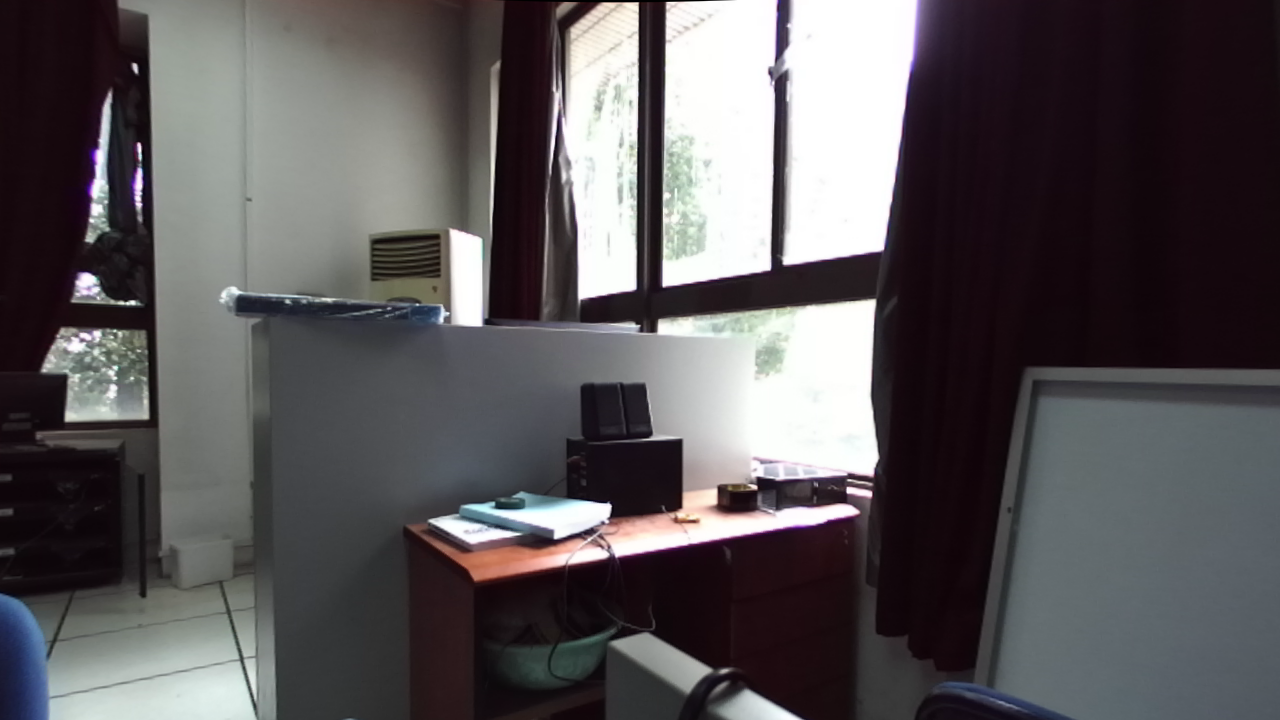
//> input picture 1.png, 1280 x 720 px
$ ./main   (built with g++ and OpenCV 4)
//> lines starting //> are read from the running program, lines starting //| are printed output that depends on the picture
#include <iostream>
#include <opencv2/core/core.hpp>
#include <opencv2/features2d/features2d.hpp>
#include <opencv2/highgui/highgui.hpp>

using namespace std;
using namespace cv;

int main(int argc, char** argv)
{
	//读取图像
	Mat img_1 = imread("1.png", CV_LOAD_IMAGE_COLOR);
//> img_1 is the input picture: 720 rows x 1280 cols, CV_8UC3; mean B, G, R 88.5, 86.2, 90
	Mat img_2 = imread("2.png", CV_LOAD_IMAGE_COLOR);
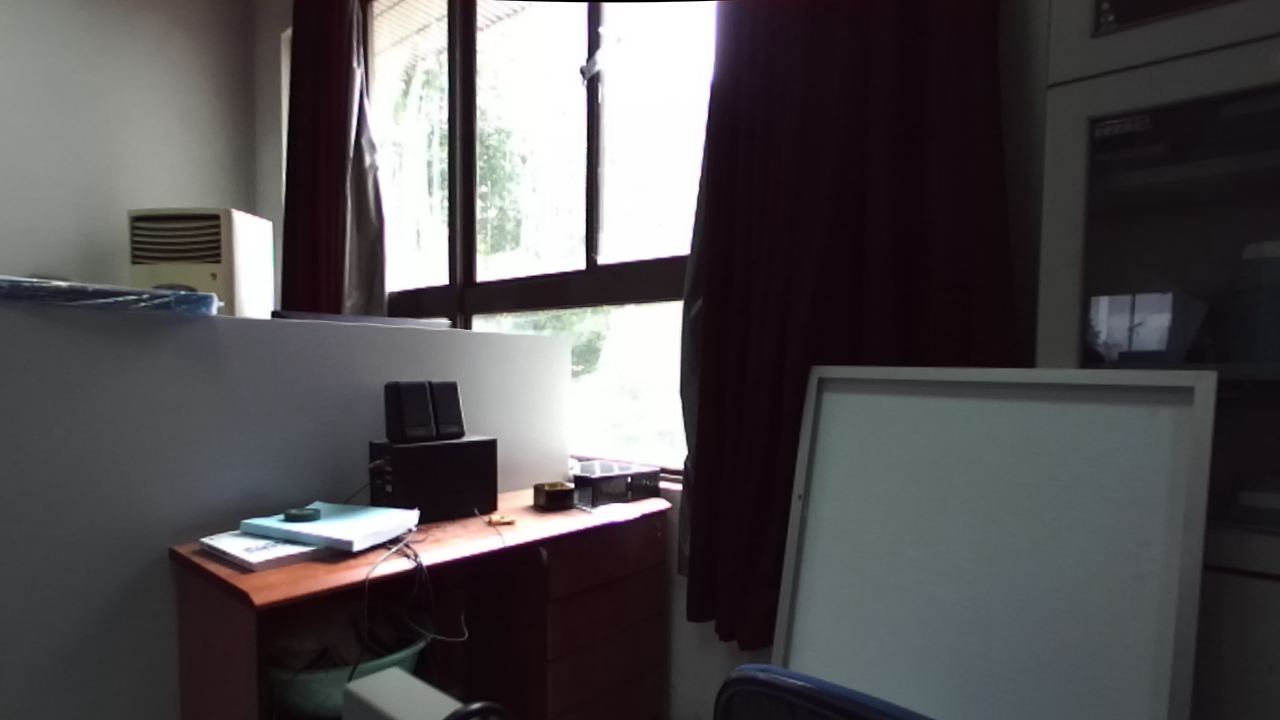
//> input picture 2.png, 1280 x 720 px
//> img_2 is the input picture: 720 rows x 1280 cols, CV_8UC3; mean B, G, R 81.7, 79.7, 82.6

	//初始化
	vector<KeyPoint> keypoints_1, keypoints_2;//关键点,指特征点在图像里的位置
	Mat descriptors_1, descriptors_2;//描述子,通常是向量
	Ptr<ORB> orb = ORB::create(500, 1.2f, 8, 31, 0, 2, ORB::HARRIS_SCORE, 31, 20);

	//第一步：检测OrientFAST角点位置
	orb->detect(img_1, keypoints_1);
//> keypoints_1 = 500 keypoints; strongest (x, y, size): (607, 505, 77.1), (666, 281, 92.6), (608, 505, 53.6), (608, 504, 64.3)
	orb->detect(img_2, keypoints_2);
//> keypoints_2 = 500 keypoints; strongest (x, y, size): (573, 485, 31), (416, 511, 53.6), (678, 305, 92.6), (412, 512, 111.1)

	//第2步：根据角点位置计算BRIEF描述子
	orb->compute(img_1, keypoints_1, descriptors_1);
	orb->compute(img_2, keypoints_2, descriptors_2);

	Mat outimg1;
	drawKeypoints(img_1, keypoints_1, outimg1, Scalar::all(-1), DrawMatchesFlags::DEFAULT);
	imshow("1.png的ORB特征点", outimg1);
	Mat outimg2;
	drawKeypoints(img_2, keypoints_2, outimg2, Scalar::all(-1), DrawMatchesFlags::DEFAULT);
	imshow("2.png的ORB特征点", outimg2);

	//第3步：对两幅图像中的BRIEF描述子进行匹配，使用Hamming距离
	vector<DMatch> matches;
	//特征匹配的方法：暴力匹配
	BFMatcher matcher(NORM_HAMMING);
	matcher.match(descriptors_1, descriptors_2, matches);
//> matches = 500 matches
	// [7 lines of commented-out code are left out]

		double min_dist = 10000, max_dist = 0;

	//找出所有匹配之间的最小距离和最大距离，即最相似的和最不相似的和最不相似的两组点之间的距离
	for (int i = 0; i < descriptors_1.rows; ++i)
	{
		double dist = matches[i].distance;
		//        cout<<dist<<endl;
		if (dist < min_dist) min_dist = dist;
		if (dist > max_dist) max_dist = dist;
	}
//> this loop made 500 passes
//> (dist, min_dist, max_dist) on pass 1: (38, 38, 38)
//> (dist, max_dist) on passes 2, 3, 11, 18, 20, 29: (39, 39), (48, 48), (49, 49), (62, 62), (68, 68), (80, 80)
//> after the loop, min_dist = 5; max_dist = 86

	printf("--Max dist:%f\n", max_dist);
//| --Max dist:86.000000
	printf("--Min dist:%f\n", min_dist);
//| --Min dist:5.000000

	//当描述子之间的距离大于两倍的最小距离时，即认为匹配有误
	//但有时候最小距离会非常小，设置一个经验值作为下限
	vector<DMatch> good_matches;
	for (int i = 0; i < descriptors_1.rows; ++i)
	{
		if (matches[i].distance <= max(2 * min_dist, 30.0))
		{
			good_matches.push_back(matches[i]);
		}
	}
//> after the loop, good_matches = 245 matches

	//第5步：绘制匹配结果
	Mat img_match;
	Mat img_goodmatch;
	drawMatches(img_1, keypoints_1, img_2, keypoints_2, matches, img_match);
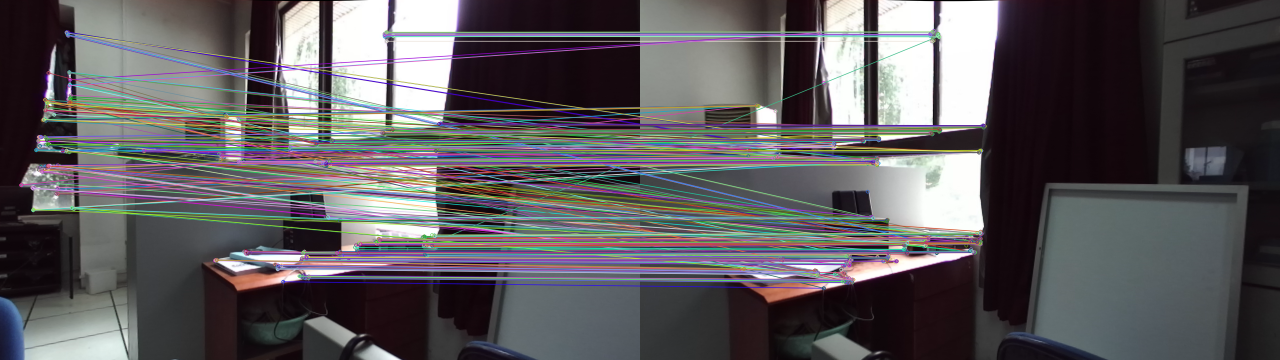
//> img_match: 720 rows x 2560 cols, CV_8UC3 (shown at 1/2 size); mean B, G, R 92.5, 89.6, 92.5
	drawMatches(img_1, keypoints_1, img_2, keypoints_2, good_matches, img_goodmatch);
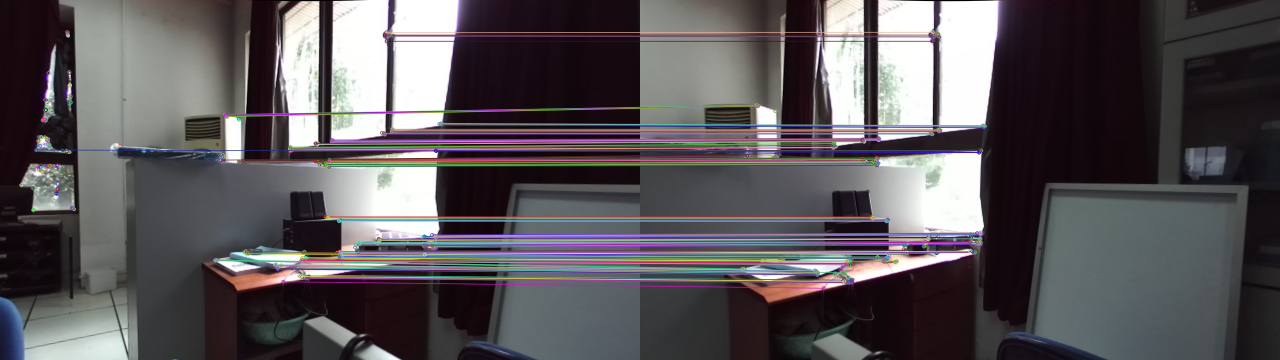
//> img_goodmatch: 720 rows x 2560 cols, CV_8UC3 (shown at 1/2 size); mean B, G, R 88.8, 85.7, 89.5
	imshow("所有匹配点对", img_match);
	imshow("优化后匹配点对", img_goodmatch);
	waitKey(0);

	return 0;
}
